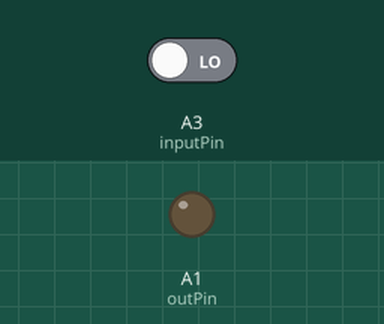
This sketch was run on a simulated Arduino Uno, built with avr-gcc and run on an emulated ATmega328P. On the bench: output pins drawn as LEDs (lit = HIGH). Inputs (shaded band) come from the test bench; at power-on: A3 (inputPin) LOW.

Above: at 1.2 s.
1.3 s: A3 (inputPin) driven HIGH
At 1.6 s:
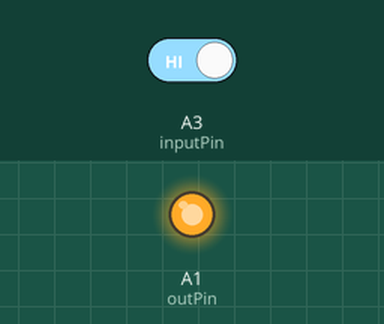
Timing chart, 0 to 4.3 s (numbered marks = the images above; inputs shaded):
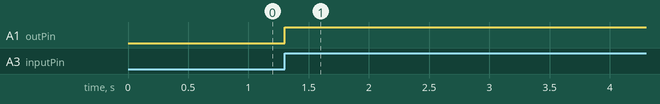

Measured:
- after the input at 1.3 s, A1 (outPin): LOW → HIGH at once

The sketch:

ledswitch.ino.ino
```cpp
int inputPin = A3;
int outPin = A1;
int input;


void setup() {

  pinMode(inputPin,INPUT);
  pinMode(outPin,OUTPUT);


}

void loop() {

   input = digitalRead(inputPin);

   if(input==HIGH)
   {
        for(int i=0;i<5;i++) {

         digitalWrite(outPin,HIGH);
         delay(500);
         digitalWrite(outPin,LOW);

        }

   }

   else if(input == LOW)
   {
      digitalWrite(outPin,LOW);
   }


  }
```
